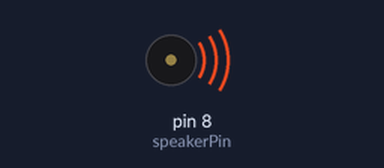
This sketch was run on a simulated Arduino Uno, built with avr-gcc and run on an emulated ATmega328P. On the bench: buzzer (waves = sounding).

Above: at 0.1 s.
Timing chart, 0 to 40.0 s (numbered marks = the images above):
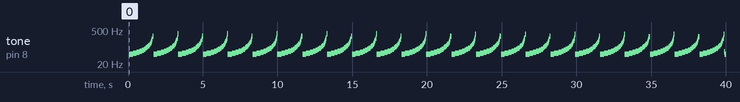

Measured:
- by itself, tone on pin 8 (speakerPin): plays 51 Hz for 0.28 s, 56 Hz for 0.24 s, 62 Hz for 0.20 s, 68 Hz for 0.16 s, 75 Hz for 0.12 s, 82 Hz for 0.12 s … (350 notes in this stretch)

The sketch:

laser.ino
```cpp
int speakerPin = 8;

void setup() {
  pinMode(speakerPin, OUTPUT);

}

void loop() {

  for(int i = 10000; i > 1000; i -= 60) {
    digitalWrite(speakerPin, HIGH);
    delayMicroseconds(i);
    digitalWrite(speakerPin, LOW);
    delayMicroseconds(i);
  }
}
```
